Frame 1 (no input): blank canvas, image omitted
Frame 60 (no input): blank canvas, image omitted
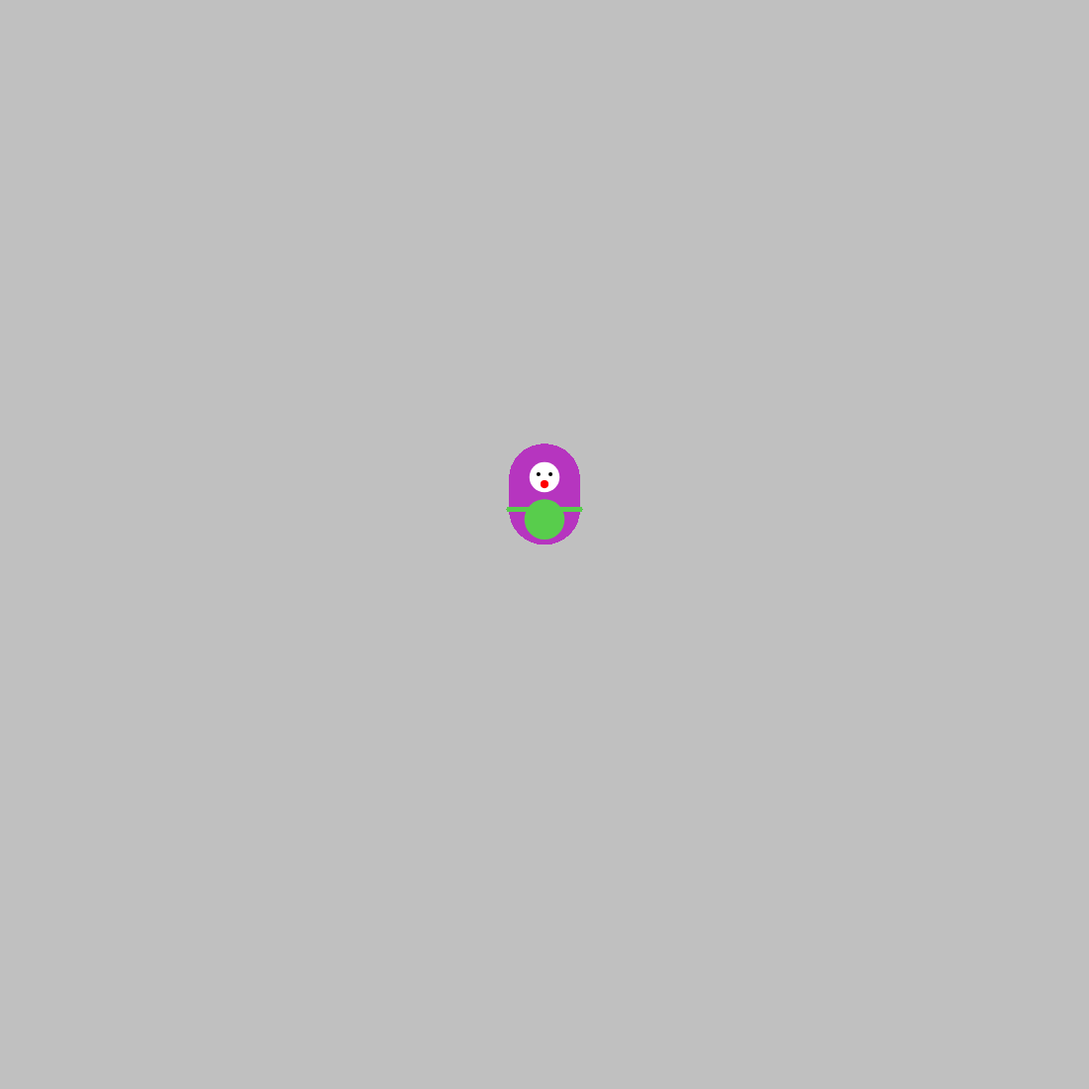
Frame 120 (the mouse pressed at the canvas centre since frame 60)

The p5.js sketch whose frames 1 and 60 were blank and that drew this single picture after the mouse press (run headless with seeded random() and noise() and a simulated clock; from frame 60 on, the mouse is pressed at the canvas centre):

// p5.js sketch
// ── sketch.js
// I looked at this site to try to randomize the angle of the dolls in a loop, but I couldn't get it to work <https://forum.processing.org/two/discussion/21006/how-to-give-random-colour-and-transparency-to-an-object-class-from-an-array-in-the-object>

var angle = 0.0

var r;
var g;
var b;
var a;

function setup() {
  createCanvas(1100, 1100);
  randomColor = color(random(255), random(255), random(255));
  randomColor2 = color(random(255), random(255), random(255));
  background("silver");
}

function draw() {
  randomSeed(0);
  for (var i = 35; i < width + 40; i += 40) 
    var scalar = random(0.25, 1.5);
    nestingdoll(i, 110, scalar);
  }

//The nestingdoll is derived from the owl function found in our p5.js Make text

function nestingdoll(x, y, s) {
  push();
  translate(mouseX, mouseY);
  rotate(angle);
  scale(s); // Set the scale
  stroke(randomColor);
  strokeWeight(70);
  line(0, -35, 0, -65); // Body
  noStroke();
  fill(255);
  ellipse(0, -67, 30, 30) // Face
  fill(0);
  ellipse(-6, -70, 4, 4); // Left eye
  ellipse(6, -70, 4, 4); // Right eye
  fill("red");
  ellipse(0, -60, 8, 8); // Mouth
  fill(randomColor2); // Apron
  ellipse(0, -25, 40, 40);
  stroke(randomColor2);
  strokeWeight(5);
  line(-35, -35, 35, -35);
  pop();
}
